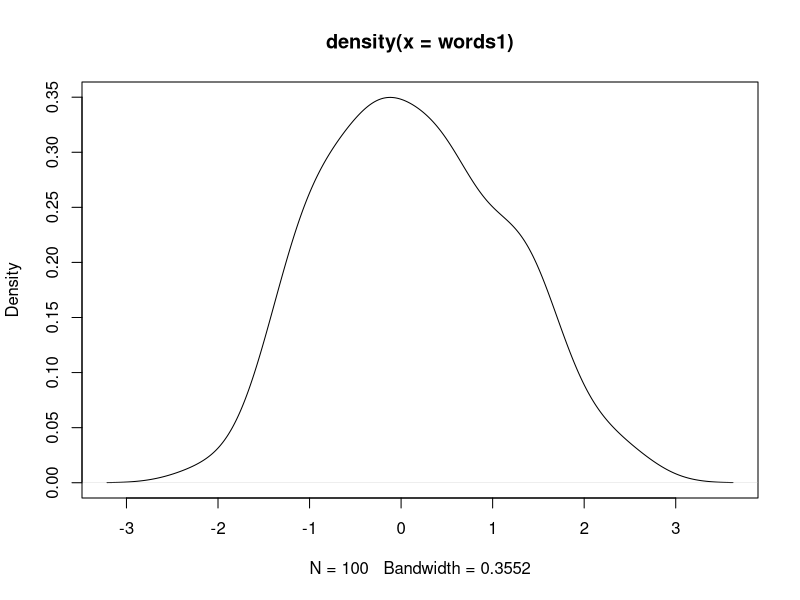
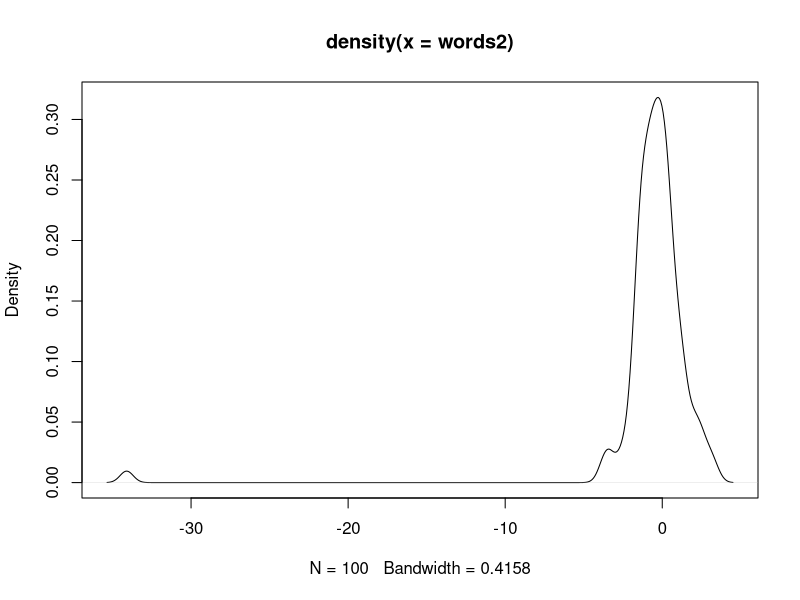
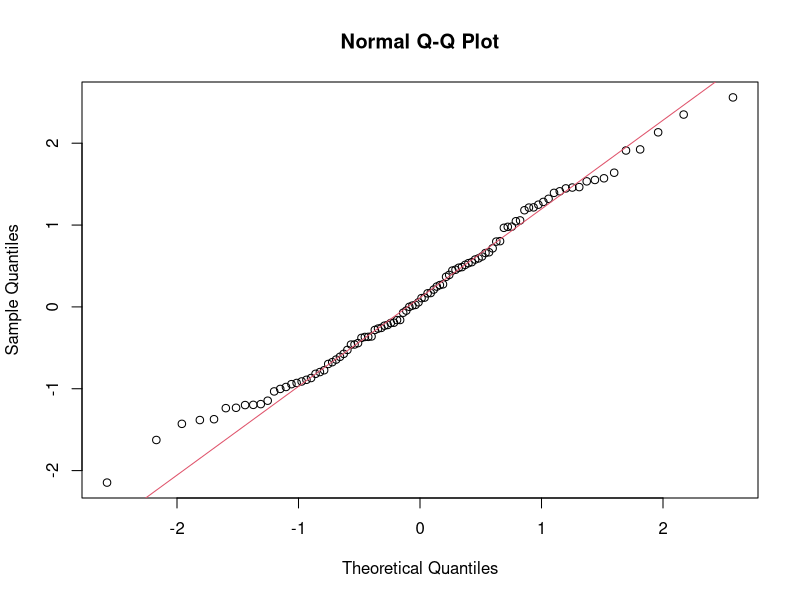
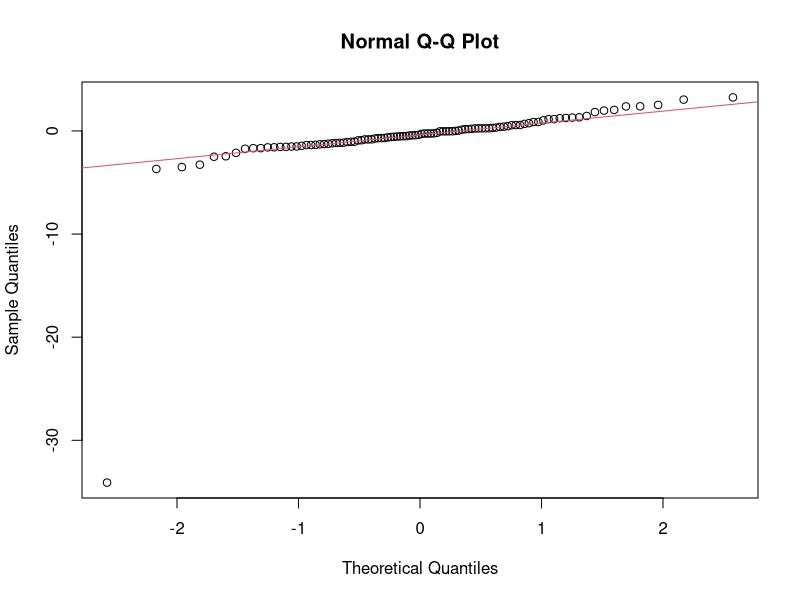
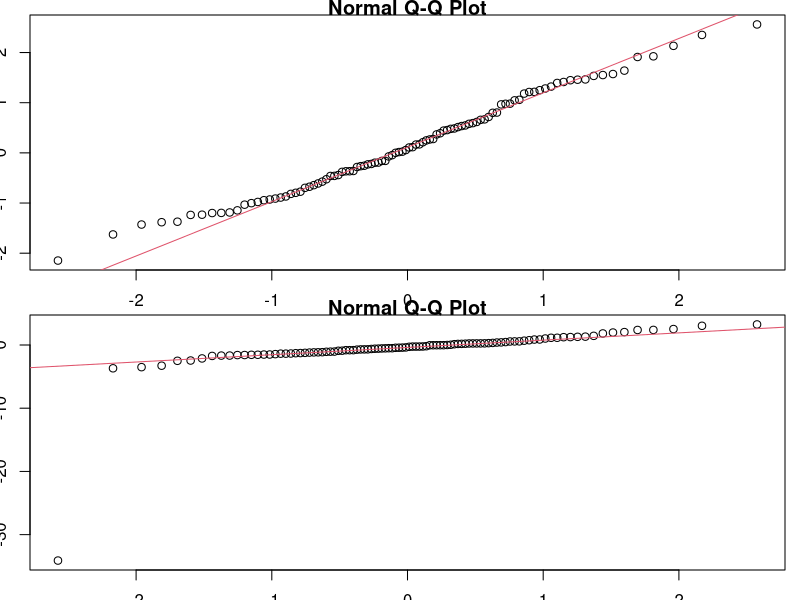
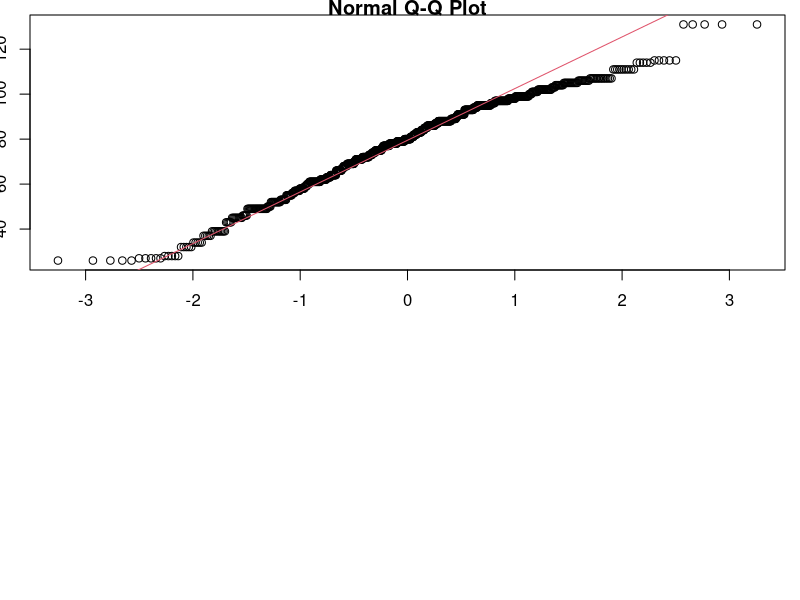

These figures' R source, in order:
## Generate two data sets
## First Normal, second from a t-distribution
words1 = rnorm(100)
words2 = rt(100, df=3)

## Have a look at the densities
plot(density(words1))
plot(density(words2))

## Perform the test
shapiro.test(words1)
shapiro.test(words2)

## Plot using a qqplot
qqnorm(words1)
qqline(words1, col = 2)

qqnorm(words2)
qqline(words2, col = 2)

## Plot multi qqplot
par( mfrow = c(2,1 ),mai=c(0.3,0.3,0.15,0.15))
qqnorm(words1)
qqline(words1, col = 2)

qqnorm(words2)
qqline(words2, col = 2)

## eGFR example
setwd('D:\\workshop')
dataset = read.csv("eGFR.csv", header=T,colClasses = c("numeric", "numeric", "numeric","numeric", "numeric"))

shapiro.test(dataset[,1])
qqnorm(dataset[,1])
qqline(dataset[,1], col = 2)
